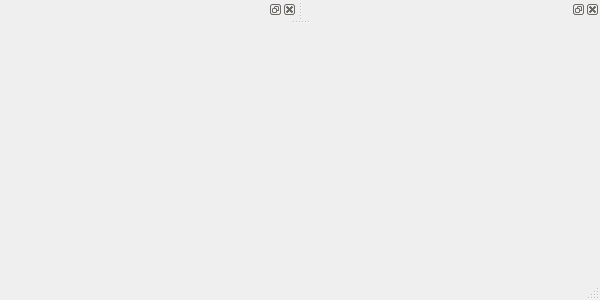
<?xml version="1.0" encoding="UTF-8"?>
<ui version="4.0">
 <class>OPC_DA_TO_UA</class>
 <widget class="QMainWindow" name="OPC_DA_TO_UA">
  <property name="geometry">
   <rect>
    <x>0</x>
    <y>0</y>
    <width>600</width>
    <height>300</height>
   </rect>
  </property>
  <property name="sizePolicy">
   <sizepolicy hsizetype="Fixed" vsizetype="Fixed">
    <horstretch>0</horstretch>
    <verstretch>0</verstretch>
   </sizepolicy>
  </property>
  <property name="windowTitle">
   <string>OPC-DA to OPC-UA Converter</string>
  </property>
  <property name="autoFillBackground">
   <bool>false</bool>
  </property>
  <widget class="QWidget" name="centralwidget"/>
  <widget class="QStatusBar" name="statusbar"/>
  <widget class="QDockWidget" name="dockWidget_2">
   <attribute name="dockWidgetArea">
    <number>4</number>
   </attribute>
   <widget class="QWidget" name="dockWidgetContents_3"/>
  </widget>
  <widget class="QDockWidget" name="dockWidget_3">
   <attribute name="dockWidgetArea">
    <number>4</number>
   </attribute>
   <widget class="QWidget" name="dockWidgetContents_4"/>
  </widget>
  <action name="About">
   <property name="text">
    <string>About</string>
   </property>
  </action>
  <action name="Exit">
   <property name="text">
    <string>Exit</string>
   </property>
  </action>
  <action name="actionAbout">
   <property name="text">
    <string>About</string>
   </property>
  </action>
  <action name="Exit_2">
   <property name="text">
    <string>Exit</string>
   </property>
  </action>
  <action name="actionOPC_UA_Users">
   <property name="text">
    <string>Add OPC-UA Users</string>
   </property>
   <property name="toolTip">
    <string extracomment="Manage OPC-UA User">OPC-UA Users</string>
   </property>
   <property name="statusTip">
    <string extracomment="Manage OPC-UA User"/>
   </property>
  </action>
  <action name="actionView_OPC_UA_Users">
   <property name="text">
    <string>View OPC-UA Users</string>
   </property>
  </action>
  <action name="actionStop_OPC_UA_Server">
   <property name="text">
    <string>Stop OPC-UA Server</string>
   </property>
  </action>
  <action name="actionStart_OPC_UA_Server">
   <property name="text">
    <string>Start OPC-UA Server</string>
   </property>
  </action>
  <action name="actionRemove_OPC_UA_Users">
   <property name="text">
    <string>Remove OPC-UA Users</string>
   </property>
  </action>
 </widget>
 <resources/>
 <connections/>
</ui>
